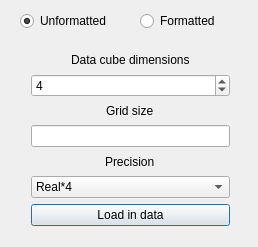
<?xml version="1.0" encoding="UTF-8"?>
<ui version="4.0">
 <class>Dialog</class>
 <widget class="QDialog" name="Dialog">
  <property name="geometry">
   <rect>
    <x>0</x>
    <y>0</y>
    <width>258</width>
    <height>247</height>
   </rect>
  </property>
  <property name="windowTitle">
   <string>Fortran File Import</string>
  </property>
  <widget class="QWidget" name="gridLayoutWidget">
   <property name="geometry">
    <rect>
     <x>20</x>
     <y>40</y>
     <width>221</width>
     <height>197</height>
    </rect>
   </property>
   <layout class="QGridLayout" name="gridLayout">
    <item row="1" column="0">
     <widget class="QSpinBox" name="dimensions">
      <property name="accessibleName">
       <string/>
      </property>
      <property name="minimum">
       <number>1</number>
      </property>
      <property name="maximum">
       <number>16</number>
      </property>
      <property name="value">
       <number>4</number>
      </property>
     </widget>
    </item>
    <item row="6" column="0">
     <widget class="QPushButton" name="Load">
      <property name="text">
       <string>Load in data</string>
      </property>
     </widget>
    </item>
    <item row="3" column="0">
     <widget class="QLineEdit" name="GridSize">
      <property name="inputMask">
       <string>9999</string>
      </property>
      <property name="maxLength">
       <number>4</number>
      </property>
     </widget>
    </item>
    <item row="0" column="0" alignment="Qt::AlignHCenter">
     <widget class="QLabel" name="label">
      <property name="text">
       <string>Data cube dimensions</string>
      </property>
     </widget>
    </item>
    <item row="2" column="0" alignment="Qt::AlignHCenter">
     <widget class="QLabel" name="label_2">
      <property name="text">
       <string>Grid size</string>
      </property>
     </widget>
    </item>
    <item row="5" column="0">
     <widget class="QComboBox" name="comboBox">
      <item>
       <property name="text">
        <string>Real*4</string>
       </property>
      </item>
      <item>
       <property name="text">
        <string>Real*8</string>
       </property>
      </item>
     </widget>
    </item>
    <item row="4" column="0" alignment="Qt::AlignHCenter">
     <widget class="QLabel" name="label_3">
      <property name="text">
       <string>Precision</string>
      </property>
     </widget>
    </item>
   </layout>
  </widget>
  <widget class="QRadioButton" name="Unformattedbut">
   <property name="geometry">
    <rect>
     <x>20</x>
     <y>10</y>
     <width>117</width>
     <height>22</height>
    </rect>
   </property>
   <property name="text">
    <string>Unformatted</string>
   </property>
   <property name="checked">
    <bool>true</bool>
   </property>
  </widget>
  <widget class="QRadioButton" name="Formattedbut">
   <property name="geometry">
    <rect>
     <x>140</x>
     <y>10</y>
     <width>117</width>
     <height>22</height>
    </rect>
   </property>
   <property name="text">
    <string>Formatted</string>
   </property>
  </widget>
 </widget>
 <layoutdefault spacing="6" margin="11"/>
 <resources/>
 <connections/>
</ui>
